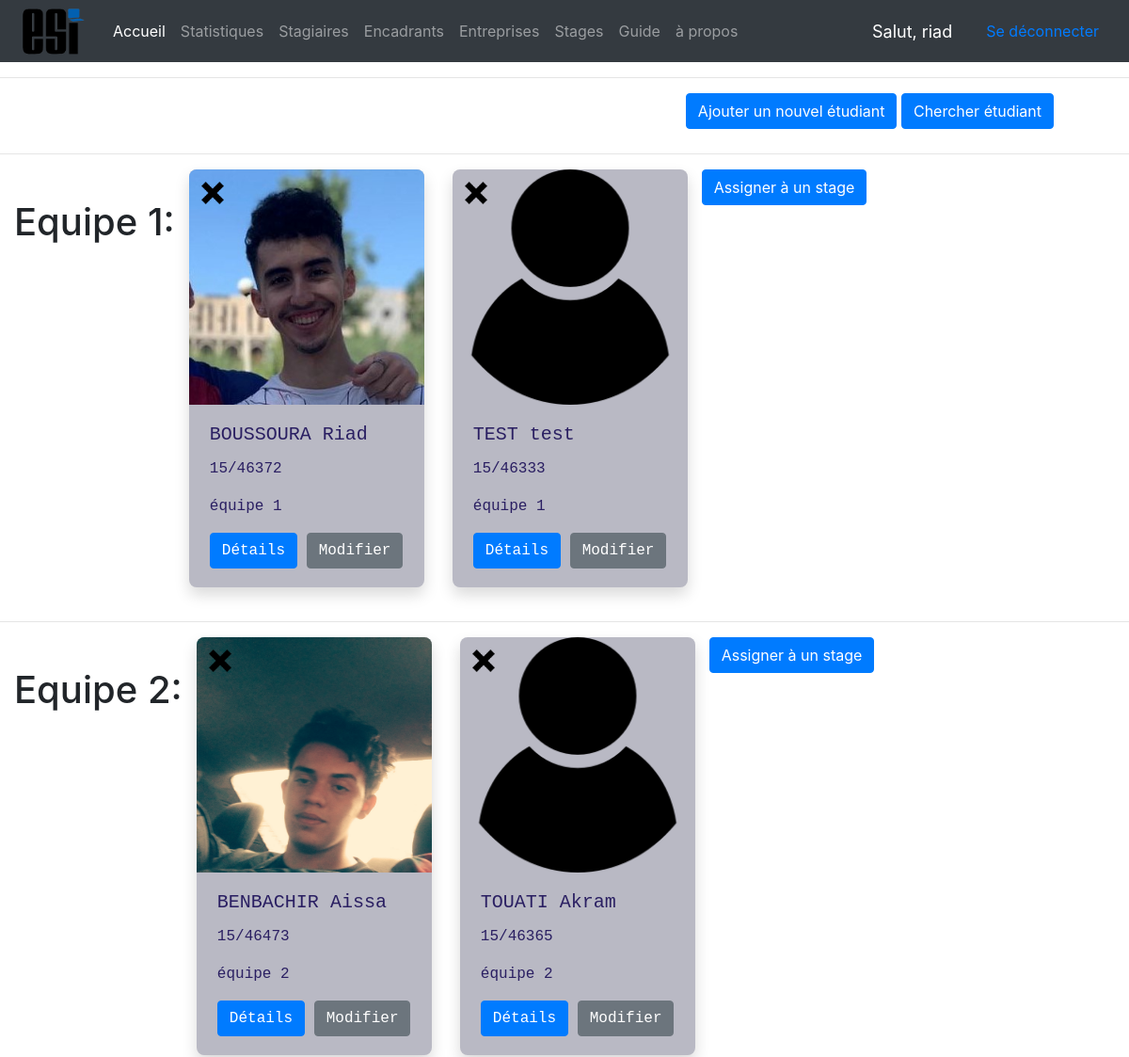
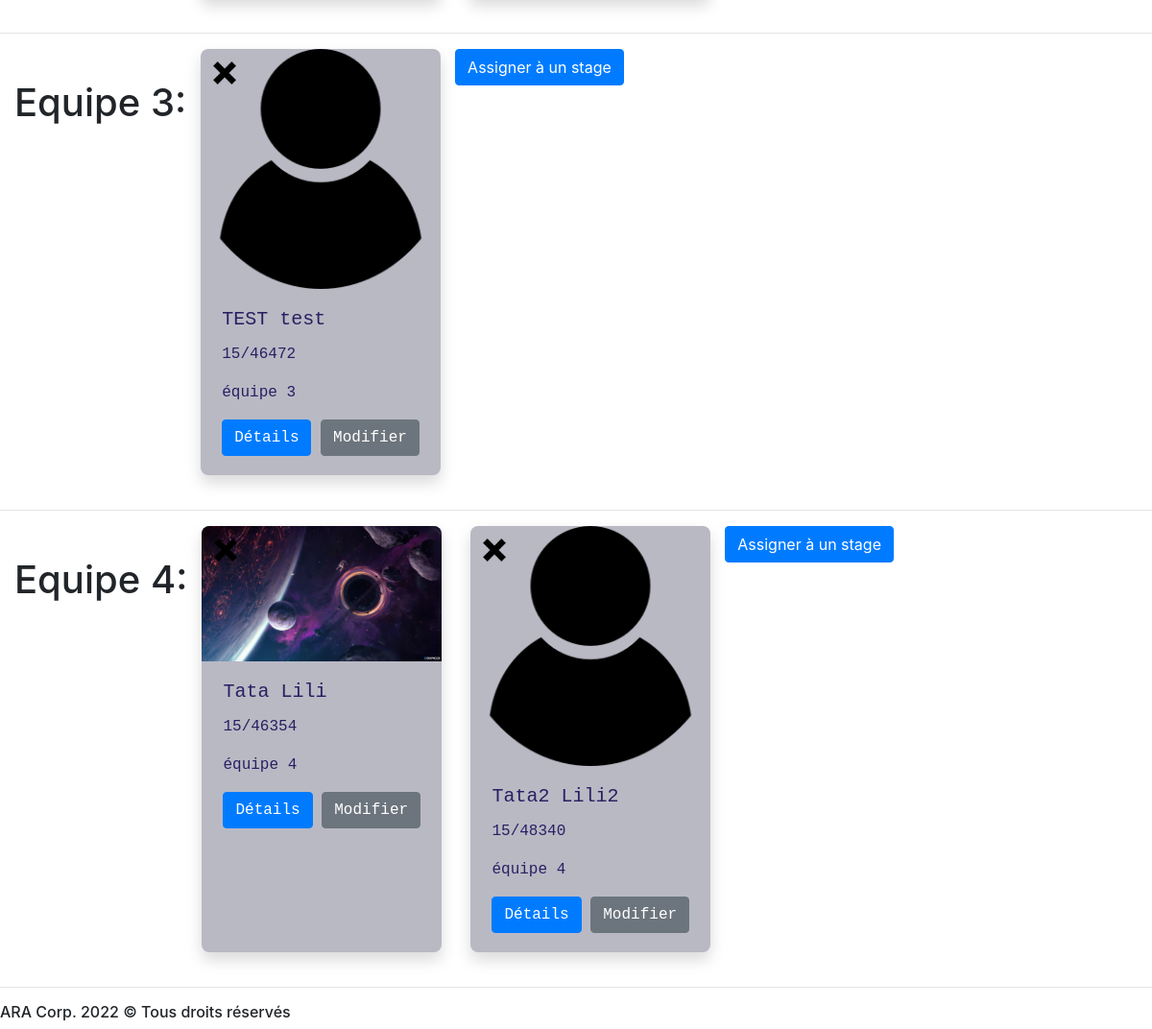
The app's page /etudiants/ (signed in) with its own data (2 pictures, top to bottom).
### Gestion/models.py (models this page shows, shortened)
class Equipe(models.Model):
    Stage = models.ForeignKey('Stage',on_delete=models.SET_NULL,null=True,blank=True)

class Etudiant(models.Model):
    Matricule = models.CharField(primary_key=True,max_length=8)
    NomE = models.CharField(max_length=40)
    PrénomE = models.CharField(max_length=50)
    NumeroE = models.CharField(max_length=10)
    EmailE = models.EmailField()
    DateNaiss = models.DateField()
    Spécialité = models.CharField(max_length=30)
    image = models.ImageField(upload_to='etudiants/images/',default="etudiants/images/noimg.png")
    Equipe = models.ForeignKey('Equipe',on_delete=models.CASCADE,null=False)
    def get_Matricule_Numbers(self):
        numbers=""
        for c in self.Matricule:
            if c.isdigit():
                numbers += c
        return numbers

### Gestion/views.py (the view)
# urls.py: path('etudiants/', views.etudiants,name='listeEtudiants'),
def etudiants(request):
    etudiants = Etudiant.objects.all()
    equipes = Equipe.objects.all()
    context = {"equipes":equipes,"etudiants":etudiants,"equipesNonVide":EquipesVides()}
    return render(request,'etudiants/etudiants.html',context)

### Gestion/views.py (called while the page is built)
def EquipesVides():
    EV=[]
    ENV=[]
    for etudiant in Etudiant.objects.all():
        ENV.append(etudiant.Equipe.pk)
    for equipe in Equipe.objects.all():
        if equipe.pk not in ENV:
            EV.append(equipe.pk)
    return EV

### Gestion/templates/etudiants/etudiants.html (shortened to what this page needs)
{% extends 'main.html' %}
{% load static %}
{% block content %}
<link href="{% static 'etudiants/css/cartes.css' %}" rel="stylesheet" type="text/css" >
<div style="position:absolute;right:5rem;">
<a href="{% url 'creerEtudiant' %}"> <button class="btn btn-primary"> Ajouter un nouvel étudiant </button></a>
<a href="{% url 'rechercherEtudiant' %}"> <button class="btn btn-primary"> Chercher étudiant</button></a>
</div>
<br><br>
{% for equipe in equipes %}
<hr>
<div class="card-deck" >
    <h1 style="margin-left: 30px;padding-top: 2rem;"> Equipe {{ equipe.pk }}:</h1> <br>
    {% for etudiant in etudiants %}
    {% if equipe.pk == etudiant.Equipe.pk %}
    <div class="card shadow" style="width: 18rem; max-width: 250px; max-height: 450px; margin-bottom: 20px; ">
        <img src="{{etudiant.image.url}}" class="card-img-top" alt="" style="border-top-right-radius:0.5rem;border-top-left-radius:0.5rem;max-width: 250px; max-height: 250px; ">
        <a class="image-link" href="{% url 'supprimerEtudiant' etudiant.get_Matricule_Numbers %}">
            <img class="delete" src="{% static 'etudiants/images/delete.png' %}" alt="">
        </a>
        <div class="card-body" >
          <h5 class="card-title">{{etudiant.NomE}} {{etudiant.PrénomE}}</h5>
          <p class="card-text">{{etudiant.Matricule}} </p>
          <p class="card-text">équipe {{ equipe.pk }}</p>
          <a href="{% url 'detailEtudiant' etudiant.get_Matricule_Numbers %}" class="btn btn-primary">Détails</a>
          <a href="{% url 'modifierEtudiant' etudiant.get_Matricule_Numbers %}" class="btn btn-secondary">Modifier</a>
        </div>
    </div>
    {% endif %}
    {% endfor %}
    {% if equipe.pk not in equipesNonVide %}
    <a href="{% url 'modifierEquipe' equipe.pk %}"> <button class="btn btn-primary"> Assigner à un stage </button></a>
    {% endif %}
</div>
{% endfor %}
{% endblock %}

### Gestion/templates/main.html (shortened to what this page needs)
{% load static %}
<!DOCTYPE html>
<html>
<head>
    <link rel="stylesheet" href="https://stackpath.bootstrapcdn.com/bootstrap/4.3.1/css/bootstrap.min.css">
</head>
<body>
    {% if user.is_authenticated %}
    {% include 'barreNavigation.html' %}
    <hr>
        {% block content %}
        {% endblock %}
    {% else %}
        <p>Veuillez vous connecter <a href="/login"></a></p>
    {% endif %}
    <hr>
    <h6> ARA Corp. {% now "Y"%} © Tous droits réservés </h6>
</body>
</html>

### Gestion/templates/barreNavigation.html (shortened to what this page needs)
{% load static %}
<nav class="navbar navbar-expand-lg navbar-dark bg-dark">
    <a class="navbar-brand" href="{% url 'accueil' %}"><img src="{% static 'accueil/images/esi.png' %}" style="max-width: 5rem; margin-top: -20px;margin-bottom: -20px;"></a>
    <div class="collapse navbar-collapse" id="navbarNav">
      <ul class="navbar-nav">
        <li class="nav-item active">
          <a class="nav-link" href="{% url 'accueil' %}">Accueil </a>
        </li>
        <li class="nav-item">
          {% now "Y" as annéeCourrante %}
          <a class="nav-link" href="{% url 'stat' année=annéeCourrante %}">Statistiques</a>
        </li>
        <li class="nav-item">
          <a class="nav-link" href="{% url 'listeEtudiants' %}">Stagiaires</a>
        </li>
        <li class="nav-item">
          <a class="nav-link" href="{% url 'listeEncadrants' %}">Encadrants</a>
        </li>
        <li class="nav-item">
          <a class="nav-link" href="{% url 'listeEntreprises' %}">Entreprises</a>
        </li>
        <li class="nav-item">
          <a class="nav-link" href="{% url 'listeStages' %}">Stages</a>
        </li>
        <li class="nav-item">
          <a class="nav-link" href="{% url 'guide' %}">Guide</a>
        </li>
        <li class="nav-item">
          <a class="nav-link" href="{% url 'nous' %}">à propos</a>
        </li>
      </ul>
    </div>
    <span class="deconnecter">Salut, {{request.user}}</span>
    <span><a class="nav-link" href="{% url 'logout' %}" >Se déconnecter</a></span>
  </nav>

### static/etudiants/css/cartes.css (style rules this page uses)
.shadow { align-items: center; background: #b9b9c4; border: 0; border-radius: 8px; box-shadow: -10px -10px 30px 0 #fff,10px 10px 30px 0 #1d0dca17; box-sizing: border-box; color: #2a1f62; display: flex; font-family: "Cascadia Code",Consolas,Monaco,"Andale Mono","Ubuntu Mono",monospace; font-size: 1rem; justify-content: center; line-height: 1.5rem; position: relative; text-align: left; transition: .2s; user-select: none; -webkit-user-select: none; touch-action: manipulation; }

### Gestion/templates/main.html (style rules this page uses)
.delete { position: absolute; top: 0px; left: 0px; width: 50px; height: 50px; }

### Gestion/templates/barreNavigation.html (style rules this page uses)
.deconnecter { font-size: 18px; color: #fff; margin-right: 20px; }

### records on screen
Equipe: pk "1", shows "Assigner à un stage"
Etudiant: image (picture), NomE "BOUSSOURA", PrénomE "Riad", Matricule "15/46372"
Etudiant: image (placeholder picture), NomE "TEST", PrénomE "test", Matricule "15/46333"
Equipe: pk "2", shows "Assigner à un stage"
Etudiant: image (picture), NomE "BENBACHIR", PrénomE "Aissa", Matricule "15/46473"
Etudiant: image (placeholder picture), NomE "TOUATI", PrénomE "Akram", Matricule "15/46365"
Equipe: pk "3", shows "Assigner à un stage"
Etudiant: image (placeholder picture), NomE "TEST", PrénomE "test", Matricule "15/46472"
Equipe: pk "4", shows "Assigner à un stage"
Etudiant: image (picture), NomE "Tata", PrénomE "Lili", Matricule "15/46354"
Etudiant: image (placeholder picture), NomE "Tata2", PrénomE "Lili2", Matricule "15/48340"

### other values on screen
{{ request.user }} "riad"
